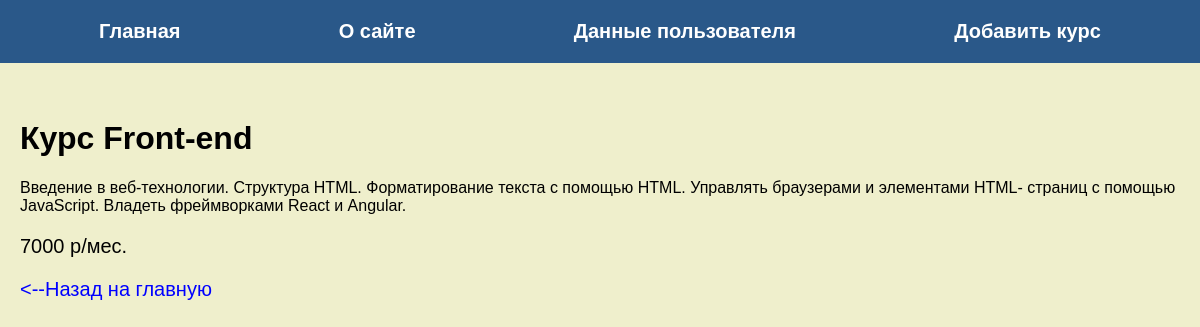
Screenshot of /post/3 with the database file from the repository.
### tables this page shows
CREATE TABLE mainmenu(
id INTEGER PRIMARY KEY AUTOINCREMENT,
title TEXT NOT NULL,
url TEXT NOT NULL
);

CREATE TABLE posts (id INTEGER PRIMARY KEY AUTOINCREMENT, title TEXT NOT NULL, text TEXT NOT NULL, price TEXT NOT NULL);

### dz52.py (the view)
@app.route("/post/<int:id_post>")
def show_post(id_post):
    db = get_db()
    dbase = FDateBase(db)
    title, post, price = dbase.get_post(id_post)
    if not title:
        abort(404)
    return render_template('post.html', title=title, post=post, price=price, menu=dbase.get_menu())

### FDateBase.py (called while the page is built)
    def get_menu(self):
        sql="SELECT * FROM mainmenu"
        try:
            self.__cur.execute(sql)
            res = self.__cur.fetchall()
            if res:
                return res
        except IOError:
            print("Ошибка чтения из БД")
        return []

    def get_post(self, post_id):
        try:
            self.__cur.execute(f"SELECT title, text, price FROM posts WHERE id = {post_id} LIMIT 1")
            res = self.__cur.fetchone()
            if res:
                return res
        except sqlite3.Error as e:
            print("Ошибка получения курса из БД" + str(e))
        return False, False

### dz52.py (called while the page is built)
def connect_db():
    con = sqlite3.connect(app.config['DATABASE'])
    con.row_factory = sqlite3.Row
    return con

def get_db():
    if not hasattr(g,'link_db'):
        g.link_db = connect_db()
    return g.link_db

### templates/post.html
{% extends 'base.html' %}
{% block content %}
{{ super() }}
{{ post }}
<p>{{ price }} р/мес.</p>
<p><a href="{{'/'}}" class="back"><--Назад на главную</a></p>
{% endblock %}

### templates/base.html (shortened to what this page needs)
<!DOCTYPE html>
<html lang="en">
<head>
    <link rel="stylesheet" href="{{ url_for('static', filename='css/style.css') }}">
</head>
<body>
{% block content %}
    {% block mainmenu %}
        <ul class="menu">
            {% for m in menu %}
            <li><a href="{{m.url}}">{{m.title}}</a></li>
            {% endfor %}
        </ul>
<div class="content">
    {% endblock %}
    {% if title %}
        <h1>{{ title }}</h1>
        {% else %}
        <h1> </h1>
    {% endif %}
{% endblock %}
</div>
</body>
</html>

### static/CSS/style.css (style rules this page uses)
body { background:#efefcc; margin: 0; padding: 0; font-family:Verdana, Geneva, Tahoma, sans-serif; }
.menu { display:flex ; justify-content: space-around; list-style: none; background: rgb(42, 88, 137); font-family:Verdana, Geneva, Tahoma, sans-serif; padding: 20px; margin-top: 0; }
.menu a { font-weight: bold; color: #fff; text-decoration: none; }
ul { display: flex; justify-content: space-between; list-style: none; padding: 0; }
p>a { text-decoration: none; color: #fff }
.back { color: blue; }
.content { margin:0 auto; max-width: 1200px; padding: 20px; box-sizing: border-box; }
p { font-size: 20px; }
h1 { font-size: 32px }
li { font-size: 20px; }

### rows the page displays
mainmenu: title "Главная"
mainmenu: title "О сайте"
mainmenu: title "Данные пользователя"
mainmenu: title "Добавить курс"
posts: title "Курс Front-end", text "Введение в веб-технологии. Структура HTML. Форматирование текста с помощью HTML. Управлять браузерами и элементами HTML- страниц с помощью JavaScript. Владеть фреймворками React и Angular.", price "7000"
